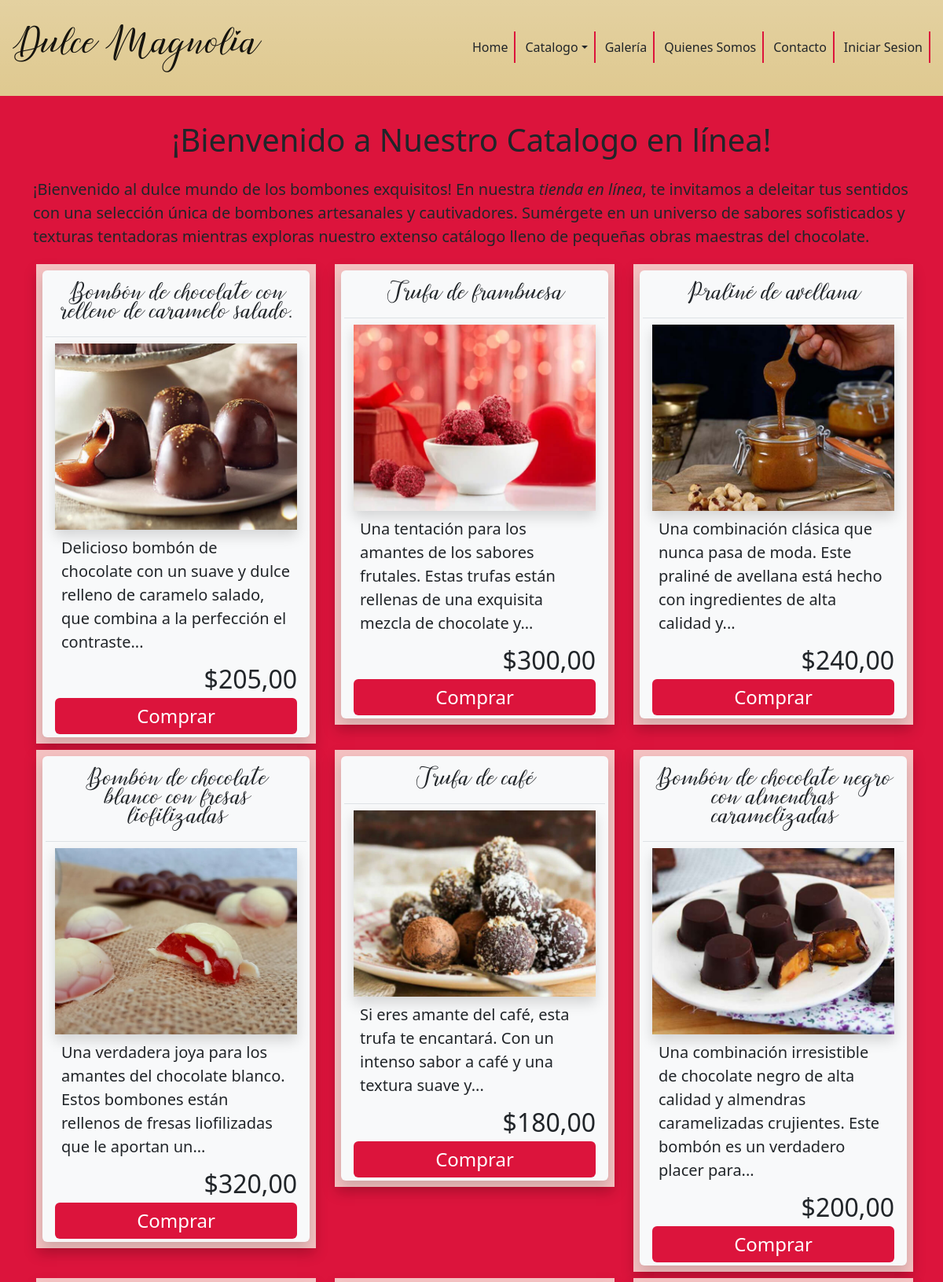
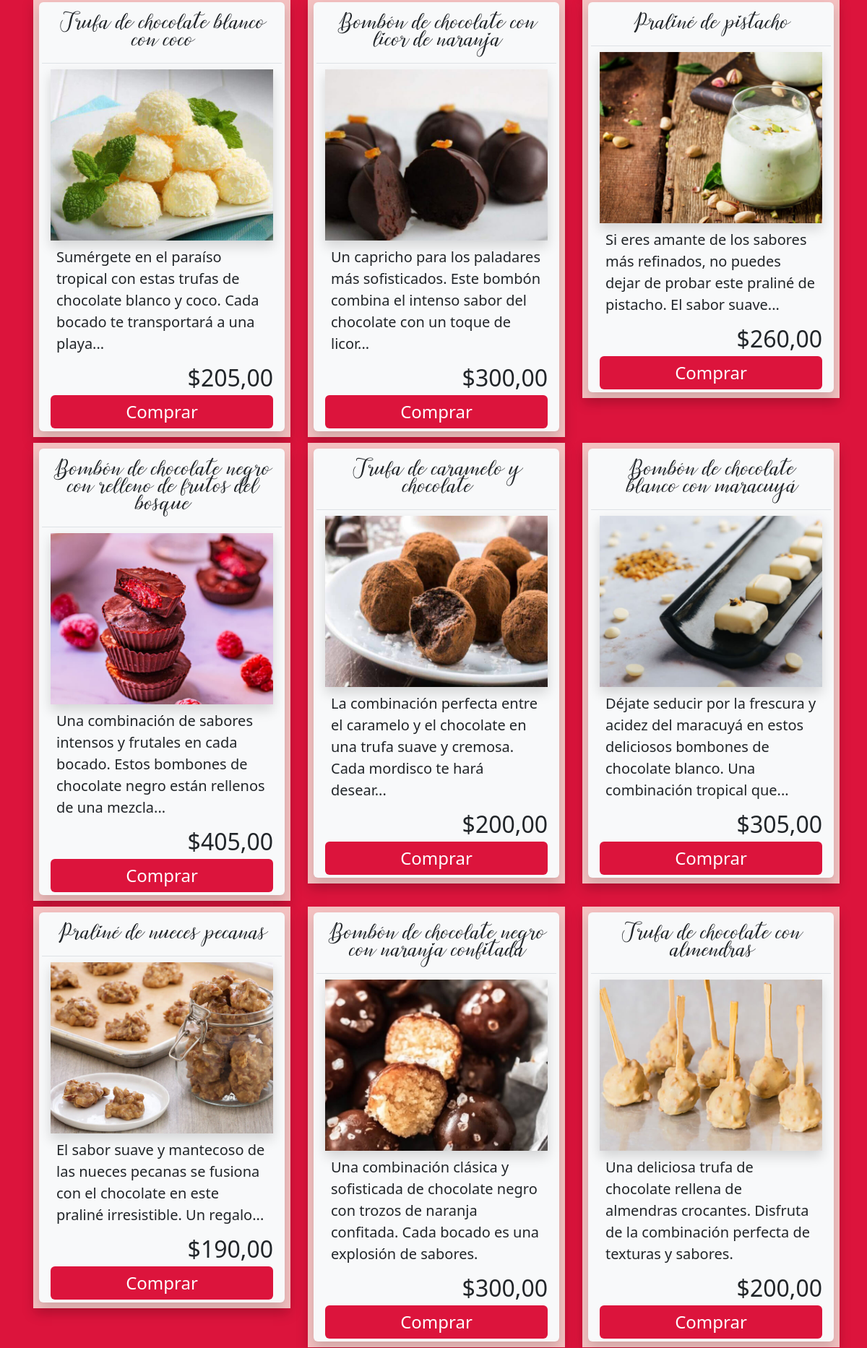
/index.php?sec=catalogo (upper part), run on the app's committed database (2 pictures, top to bottom).
### tables this page shows
CREATE TABLE `bombones` (
  `id` int(10) UNSIGNED NOT NULL,
  `nombre` varchar(256) NOT NULL,
  `tipo_bombones_id` int(10) UNSIGNED NOT NULL,
  `chocolate_id` int(10) UNSIGNED NOT NULL,
  `ingredientes_destacados_id` int(10) UNSIGNED NOT NULL,
  `imagen` varchar(256) NOT NULL,
  `precio` decimal(10,2) UNSIGNED NOT NULL,
  `vencimiento` date NOT NULL,
  `peso` decimal(6,2) NOT NULL,
  `detalle` varchar(256) NOT NULL,
  `calorias` tinyint(3) UNSIGNED NOT NULL
);

### clases/Bombones.php (called while the page is built, shortened)
<?PHP
class Bombones
{
    private $nombre;
    private $imagen;
    private $precio;
    private $detalle;
    private static $createValues = ['id', 'nombre', 'imagen', 'precio', 'vencimiento', 'peso', 'detalle', 'calorias'];
    public function catalogo_completo(): array
    {
        $catalogoCompleto = [];
        $conexion = Conexion::getConexion();
        $query = "SELECT b.*, GROUP_CONCAT(i.nombre SEPARATOR ' ') AS ingredientes
FROM bombones b
INNER JOIN ingredientes_x_bombones ib ON b.id = ib.bombones_id
INNER JOIN ingredientes i ON ib.ingredientes_id = i.id
GROUP BY b.id";
        $PDOStatement = $conexion->prepare($query);
        $PDOStatement->setFetchMode(PDO::FETCH_ASSOC);
        $PDOStatement->execute();
        while ($resultado = $PDOStatement->fetch()) {
            $catalogoCompleto[] = $this->crearBombones($resultado);
        }
        return $catalogoCompleto;
    }
    private function crearBombones($bombonesData): Bombones
    {
        $bombones = new self();
        foreach (self::$createValues as $value) {
            $bombones->{$value} = $bombonesData[$value];
        }
        $bombones->tipo_bombones_id = (new TipoBombones())->get_x_tipo($bombonesData['tipo_bombones_id']);
        $chocolate = (new Chocolate())->get_x_chocolate($bombonesData['chocolate_id']);
        $bombones->chocolate_id = $chocolate;
        $bombones->ingredientes = $bombonesData['ingredientes'];
        return $bombones;
    }
    public function precio_formateado(): string
    {
        return number_format($this->precio, 2, ",", ".");
    }
    public function recortar_palabras(int $cantidad = 20): string
    {
        $texto = $this->detalle;
        $array = explode(" ", $texto);
        if (count($array) <= $cantidad) {
            $resultado = $texto;
        } else {
            array_splice($array, $cantidad);
            $resultado = implode(" ", $array) . "...";
        }
        return $resultado;
    }
    public function getNombre()
    {
        return $this->nombre;
    }
    public function getImagen()
    {
        return $this->imagen;
    }
    public function getPrecio()
    {
        return $this->precio_formateado();
    }
}

### clases/TipoBombones.php (called while the page is built, shortened)
<?PHP
class TipoBombones
{
    public function get_x_tipo(int $id): ?TipoBombones
    {
        $conexion = Conexion::getConexion();
        $query = "SELECT * FROM tipos_bombones WHERE id = ?";
        $PDOStatement = $conexion->prepare($query);
        $PDOStatement->setFetchMode(PDO::FETCH_CLASS, self::class);
        $PDOStatement->execute(
            [$id]
        );
        $resultado = $PDOStatement->fetch();
        return $resultado ?? null;
    }
}

### clases/Chocolate.php (called while the page is built, shortened)
<?PHP
class Chocolate
{
    private static $createValues = ['id', 'nombre'];
    public function get_x_chocolate(int $id): ?Chocolate
    {
        $conexion = Conexion::getConexion();
        $query = "SELECT c.id, c.nombre, c.origen_id, c.tipo_chocolate_id, o.pais, o.calidad, tc.nombre AS tipoChocolate
        FROM chocolate c
        LEFT JOIN origen_chocolate o ON c.origen_id = o.id
        LEFT JOIN tipos_chocolate tc ON c.tipo_chocolate_id = tc.id
        WHERE c.id = ?";
        $PDOStatement = $conexion->prepare($query);
        $PDOStatement->setFetchMode(PDO::FETCH_ASSOC);
        $PDOStatement->execute([$id]);
        $resultado = $this->crearChocolate($PDOStatement->fetch());
        return $resultado ?? null;
    }
    public function crearChocolate($chocolateData): Chocolate
    {
        $chocolate = new self();
        foreach (self::$createValues as $value) {
            $chocolate->{$value} = $chocolateData[$value];
        }
        if (isset($chocolateData['origen_id']) && $chocolateData['origen_id'] !== null) {
            $origen = new Origen();
            $chocolate->origen_id = $origen->get_x_origen($chocolateData['origen_id']);
        }
        if (isset($chocolateData['tipo_chocolate_id']) && $chocolateData['tipo_chocolate_id'] !== null) {
            $tipoChocolate = new TipoChocolate();
            $chocolate->tipo_chocolate_id = $tipoChocolate->get_x_tipo($chocolateData['tipo_chocolate_id']);
        }
        return $chocolate;
    }
}

### clases/Origen.php (called while the page is built, shortened)
<?PHP
class Origen
{
    public function get_x_origen(int $id): ?Origen
    {
        $conexion = Conexion::getConexion();
        $query = "SELECT * FROM origen_chocolate WHERE id = ?";
        $PDOStatement = $conexion->prepare($query);
        $PDOStatement->setFetchMode(PDO::FETCH_CLASS, self::class);
        $PDOStatement->execute(
            [$id]
        );
        $resultado = $PDOStatement->fetch();
        return $resultado ?? null;
    }
}

### clases/TipoChocolate.php (called while the page is built, shortened)
<?PHP
class TipoChocolate {
    public function get_x_tipo(int $id): ?TipoChocolate
{
    $conexion = Conexion::getConexion();
    $query = "SELECT * FROM tipos_chocolate WHERE id = ?";
    $PDOStatement = $conexion->prepare($query);
    $PDOStatement->setFetchMode(PDO::FETCH_CLASS, self::class);
    $PDOStatement->execute(
        [$id]
    );
     $resultado = $PDOStatement->fetch();
     return $resultado ?? null;
}
}

### secciones/catalogo.php (the view)
<?PHP
$filtro = $_GET['tipo'] ?? FALSE;
$misBombones = new Bombones();
if ($filtro && ($filtro != "completo")) {
    $catalogo = $misBombones->catalogo_x_tipo($filtro);
} else {
    $catalogo = $misBombones->catalogo_completo();
}
$rolUsuario = $_SESSION['loggedIn']['rol'] ?? 'invitado';
?>
<div class="container">
    <h1 class="d-flex justify-content-center p-3">¡Bienvenido a Nuestro Catalogo en línea!</h1>
    <p class="fs-5">
        ¡Bienvenido al dulce mundo de los <strong class="fw-normal">bombones exquisitos</strong>! En nuestra <em class="fw-normal">tienda en línea</em>, te invitamos a deleitar tus sentidos con una selección única de <strong class="fw-normal">bombones artesanales y cautivadores</strong>. Sumérgete en un universo de <strong class="fw-normal">sabores sofisticados</strong> y <strong class="fw-normal">texturas tentadoras</strong> mientras exploras nuestro extenso catálogo lleno de <strong class="fw-normal">pequeñas obras maestras del chocolate</strong>.</p>
    <?PHP if (!empty($catalogo)) { ?>
        <div class="row ">
            <?PHP foreach ($catalogo as $misBombones) { ?>
                <div class="col-12  col-lg-4 col-md-6 align-items-stretch ">
                    <div class="container m-1 p-2 bg-rosa shadow">
                        <div class="container bg-light shadow p-1 rounded fs-5 align-items-center">
                            <div class="container-fluid">
                                <div class="row ">
                                    <h2 class="col-12 bg-light  text-center text-deco fs-5 border-bottom p-3   align-items-stretch"><?= $misBombones->getNombre() ?></h2>
                                    <div class="col-12 "> <img src="img/productos/<?= $misBombones->getImagen() ?> " class="img-fluid shadow d-block m-auto" alt="Foto de <?= $misBombones->getNombre() ?>">
                                    </div>
                                    <div class="col-12 ">
                                        <p class="card-text m-2 "><?= $misBombones->recortar_palabras() ?></p>
                                    </div>
                                    <div class=" col-12 justify-content-end">
                                        <p class="card-text fs-2 text-end">$<?= $misBombones->getPrecio() ?></p>
                                    </div>
                                    <div class="col-12 d-flex flex-column-reverse justify-content-evenly">
                                        <?PHP
                                        if ($rolUsuario === 'invitado') { ?>
                                            <a href="admin/index.php?sec=loguin" type="button" class="btn bg-magnolia text-white fs-4 p-1">Comprar</a>
                                        <?PHP } else { ?>
                                            <a href="index.php?sec=compra&id=<?= $misBombones->getId() ?>" type="button" class="btn bg-magnolia text-white fs-4 p-1">Comprar</a>
                                        <?PHP }
                                        ?>
                                    </div>
                                </div>
                            </div>
                        </div>
                    </div>
                </div>
            <?PHP } ?>
        </div>
    <?PHP } else { ?>
        <div class="col">
            <h2 class="text-center m-5">No se encontró el producto deseado.</h2>
        </div>
    <?PHP } ?>
</div>

### css/css.css (style rules this page uses)
.bg-magnolia { background-color: #dc143c; }
.bg-rosa { background-color: #f4c1c1; }
.text-deco { font-family: "lovely_day", sans-serif; font-size: 2rem; }

### data on the page
bombones: nombre "Bombón de chocolate con relleno de caramelo salado.", imagen (picture), recortar_palabras "Delicioso bombón de chocolate con un suave y dulce relleno de caramelo salado, que combina a la perfección el contraste...", precio "205,00"
bombones: nombre "Trufa de frambuesa", imagen (picture), recortar_palabras "Una tentación para los amantes de los sabores frutales. Estas trufas están rellenas de una exquisita mezcla de chocolate y...", precio "300,00"
bombones: nombre "Praliné de avellana", imagen (picture), recortar_palabras "Una combinación clásica que nunca pasa de moda. Este praliné de avellana está hecho con ingredientes de alta calidad y...", precio "240,00"
bombones: nombre "Bombón de chocolate blanco con fresas liofilizadas", imagen (picture), recortar_palabras "Una verdadera joya para los amantes del chocolate blanco. Estos bombones están rellenos de fresas liofilizadas que le aportan un...", precio "320,00"
bombones: nombre "Trufa de café", imagen (picture), recortar_palabras "Si eres amante del café, esta trufa te encantará. Con un intenso sabor a café y una textura suave y...", precio "180,00"
bombones: nombre "Bombón de chocolate negro con almendras caramelizadas", imagen (picture), recortar_palabras "Una combinación irresistible de chocolate negro de alta calidad y almendras caramelizadas crujientes. Este bombón es un verdadero placer para...", precio "200,00"
bombones: nombre "Trufa de chocolate blanco con coco", imagen (picture), recortar_palabras "Sumérgete en el paraíso tropical con estas trufas de chocolate blanco y coco. Cada bocado te transportará a una playa...", precio "205,00"
bombones: nombre "Bombón de chocolate con licor de naranja", imagen (picture), recortar_palabras "Un capricho para los paladares más sofisticados. Este bombón combina el intenso sabor del chocolate con un toque de licor...", precio "300,00"
bombones: nombre "Praliné de pistacho", imagen (picture), recortar_palabras "Si eres amante de los sabores más refinados, no puedes dejar de probar este praliné de pistacho. El sabor suave...", precio "260,00"
bombones: nombre "Bombón de chocolate negro con relleno de frutos del bosque", imagen (picture), recortar_palabras "Una combinación de sabores intensos y frutales en cada bocado. Estos bombones de chocolate negro están rellenos de una mezcla...", precio "405,00"
bombones: nombre "Trufa de caramelo y chocolate", imagen (picture), recortar_palabras "La combinación perfecta entre el caramelo y el chocolate en una trufa suave y cremosa. Cada mordisco te hará desear...", precio "200,00"
bombones: nombre "Bombón de chocolate blanco con maracuyá", imagen (picture), recortar_palabras "Déjate seducir por la frescura y acidez del maracuyá en estos deliciosos bombones de chocolate blanco. Una combinación tropical que...", precio "305,00"
bombones: nombre "Praliné de nueces pecanas", imagen (picture), recortar_palabras "El sabor suave y mantecoso de las nueces pecanas se fusiona con el chocolate en este praliné irresistible. Un regalo...", precio "190,00"
bombones: nombre "Bombón de chocolate negro con naranja confitada", imagen (picture), detalle "Una combinación clásica y sofisticada de chocolate negro con trozos de naranja confitada. Cada bocado es una explosión de sabores.", precio "300,00"
bombones: nombre "Trufa de chocolate con almendras", imagen (picture), detalle "Una deliciosa trufa de chocolate rellena de almendras crocantes. Disfruta de la combinación perfecta de texturas y sabores.", precio "200,00"
